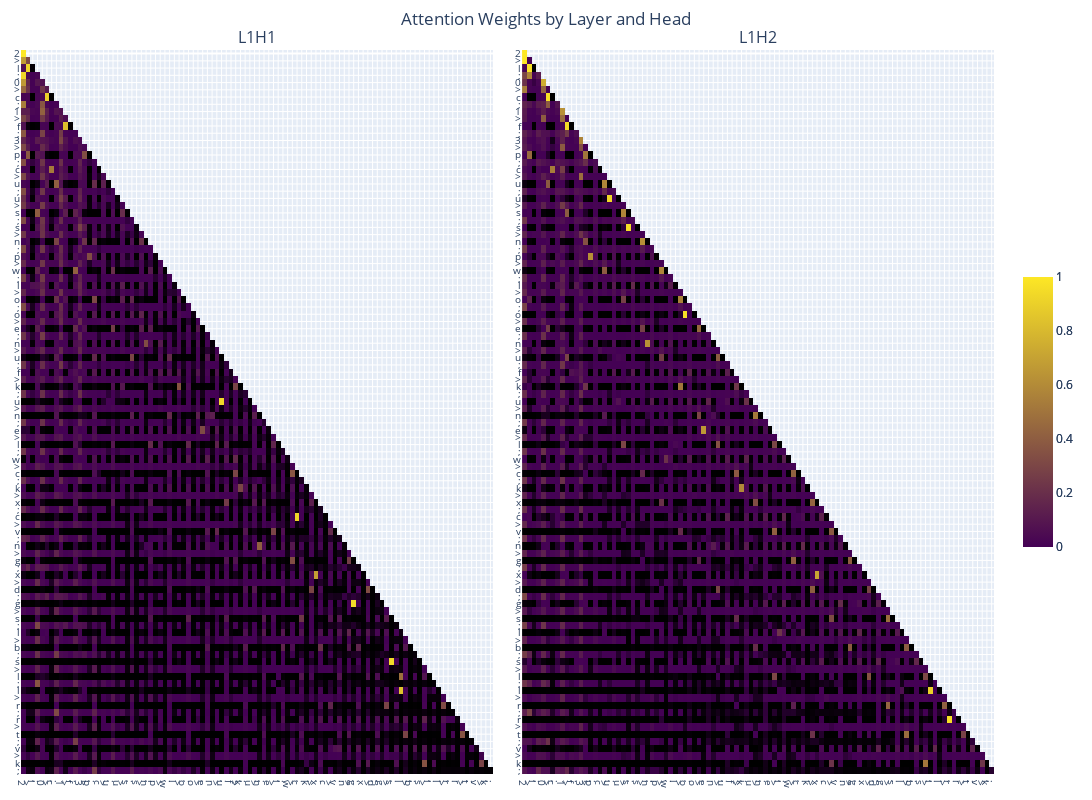

Notebook source saved alongside this figure:
### Markdown cell above
### Layer 1

### Code cell
weights = [attn_weight.detach().cpu().numpy()[0] for attn_weight in attn_weights]
plotly_fig = get_fig(weights, list(prompt), base_height=800, selected_layers=[0], selected_heads=[0, 1], selected_x_toks=list(range(100)), selected_y_toks=list(range(100)))
plotly_fig.write_html("assets/l1_attn_map.html")
plotly_fig.show()

### Figure 1 — Plotly figure (JSON) as saved in the notebook; plotly's stock layout.template omitted (floating-point values rounded to 4 significant figures; data arrays with more than 128 entries replaced by an {"elided": "..."} marker saying what was removed)
{"data": [{"colorbar": {"len": 0.4}, "colorscale": [[0, "black"], [0.001, "rgb(68,1,84)"], [1, "rgb(253,231,37)"]], "type": "heatmap", "x": [0, 1, 2, 3, 4, 5, 6, 7, 8, 9, 10, 11, 12, 13, 14, 15, 16, 17, 18, 19, 20, 21, 22, 23, 24, 25, 26, 27, 28, 29, 30, 31, 32, 33, 34, 35, 36, 37, 38, 39, 40, 41, 42, 43, 44, 45, 46, 47, 48, 49, 50, 51, 52, 53, 54, 55, 56, 57, 58, 59, 60, 61, 62, 63, 64, 65, 66, 67, 68, 69, 70, 71, 72, 73, 74, 75, 76, 77, 78, 79, 80, 81, 82, 83, 84, 85, 86, 87, 88, 89, 90, 91, 92, 93, 94, 95, 96, 97, 98, 99], "xaxis": "x", "y": [0, 1, 2, 3, 4, 5, 6, 7, 8, 9, 10, 11, 12, 13, 14, 15, 16, 17, 18, 19, 20, 21, 22, 23, 24, 25, 26, 27, 28, 29, 30, 31, 32, 33, 34, 35, 36, 37, 38, 39, 40, 41, 42, 43, 44, 45, 46, 47, 48, 49, 50, 51, 52, 53, 54, 55, 56, 57, 58, 59, 60, 61, 62, 63, 64, 65, 66, 67, 68, 69, 70, 71, 72, 73, 74, 75, 76, 77, 78, 79, 80, 81, 82, 83, 84, 85, 86, 87, 88, 89, 90, 91, 92, 93, 94, 95, 96, 97, 98, 99], "yaxis": "y", "z": {"elided": "100x100 float values"}, "zmax": 1, "zmin": 0}, {"colorbar": {"len": 0.4}, "colorscale": [[0, "black"], [0.001, "rgb(68,1,84)"], [1, "rgb(253,231,37)"]], "type": "heatmap", "x": [0, 1, 2, 3, 4, 5, 6, 7, 8, 9, 10, 11, 12, 13, 14, 15, 16, 17, 18, 19, 20, 21, 22, 23, 24, 25, 26, 27, 28, 29, 30, 31, 32, 33, 34, 35, 36, 37, 38, 39, 40, 41, 42, 43, 44, 45, 46, 47, 48, 49, 50, 51, 52, 53, 54, 55, 56, 57, 58, 59, 60, 61, 62, 63, 64, 65, 66, 67, 68, 69, 70, 71, 72, 73, 74, 75, 76, 77, 78, 79, 80, 81, 82, 83, 84, 85, 86, 87, 88, 89, 90, 91, 92, 93, 94, 95, 96, 97, 98, 99], "xaxis": "x2", "y": [0, 1, 2, 3, 4, 5, 6, 7, 8, 9, 10, 11, 12, 13, 14, 15, 16, 17, 18, 19, 20, 21, 22, 23, 24, 25, 26, 27, 28, 29, 30, 31, 32, 33, 34, 35, 36, 37, 38, 39, 40, 41, 42, 43, 44, 45, 46, 47, 48, 49, 50, 51, 52, 53, 54, 55, 56, 57, 58, 59, 60, 61, 62, 63, 64, 65, 66, 67, 68, 69, 70, 71, 72, 73, 74, 75, 76, 77, 78, 79, 80, 81, 82, 83, 84, 85, 86, 87, 88, 89, 90, 91, 92, 93, 94, 95, 96, 97, 98, 99], "yaxis": "y2", "z": {"elided": "100x100 float values"}, "zmax": 1, "zmin": 0}], "layout": {"annotations": [{"font": {"size": 16}, "showarrow": false, "text": "L1H1", "x": 0.2425, "xanchor": "center", "xref": "paper", "y": 1, "yanchor": "bottom", "yref": "paper"}, {"font": {"size": 16}, "showarrow": false, "text": "L1H2", "x": 0.7575, "xanchor": "center", "xref": "paper", "y": 1, "yanchor": "bottom", "yref": "paper"}], "height": 800, "margin": {"b": 20, "l": 20, "r": 20, "t": 50}, "showlegend": false, "title": {"text": "Attention Weights by Layer and Head", "x": 0.5}, "width": 1600, "xaxis": {"anchor": "y", "domain": [0, 0.485], "tickfont": {"size": 10}, "tickmode": "array", "ticktext": ["2", ">", "l", ";", "0", ">", "c", ";", "1", ">", "f", ";", "3", ">", "p", ";", "c", ">", "u", ";", "u", ">", "s", ";", "s", ">", "n", ";", "p", ">", "w", ";", "l", ">", "o", ";", "o", ">", "e", ";", "n", ">", "u", ";", "f", ">", "k", ";", "u", ">", "n", ";", "e", ">", "l", ";", "w", ">", "c", ";", "k", ">", "x", ";", "c", ">", "v", ";", "n", ">", "g", ";", "x", ">", "d", ";", "g", ">", "s", ";", "l", ">", "b", ";", "s", ">", "l", ";", "l", ">", "r", ";", "r", ">", "t", ";", "v", ">", "k", ";"], "tickvals": [0, 1, 2, 3, 4, 5, 6, 7, 8, 9, 10, 11, 12, 13, 14, 15, 16, 17, 18, 19, 20, 21, 22, 23, 24, 25, 26, 27, 28, 29, 30, 31, 32, 33, 34, 35, 36, 37, 38, 39, 40, 41, 42, 43, 44, 45, 46, 47, 48, 49, 50, 51, 52, 53, 54, 55, 56, 57, 58, 59, 60, 61, 62, 63, 64, 65, 66, 67, 68, 69, 70, 71, 72, 73, 74, 75, 76, 77, 78, 79, 80, 81, 82, 83, 84, 85, 86, 87, 88, 89, 90, 91, 92, 93, 94, 95, 96, 97, 98, 99], "type": "linear"}, "xaxis2": {"anchor": "y2", "domain": [0.515, 1], "tickfont": {"size": 10}, "tickmode": "array", "ticktext": ["2", ">", "l", ";", "0", ">", "c", ";", "1", ">", "f", ";", "3", ">", "p", ";", "c", ">", "u", ";", "u", ">", "s", ";", "s", ">", "n", ";", "p", ">", "w", ";", "l", ">", "o", ";", "o", ">", "e", ";", "n", ">", "u", ";", "f", ">", "k", ";", "u", ">", "n", ";", "e", ">", "l", ";", "w", ">", "c", ";", "k", ">", "x", ";", "c", ">", "v", ";", "n", ">", "g", ";", "x", ">", "d", ";", "g", ">", "s", ";", "l", ">", "b", ";", "s", ">", "l", ";", "l", ">", "r", ";", "r", ">", "t", ";", "v", ">", "k", ";"], "tickvals": [0, 1, 2, 3, 4, 5, 6, 7, 8, 9, 10, 11, 12, 13, 14, 15, 16, 17, 18, 19, 20, 21, 22, 23, 24, 25, 26, 27, 28, 29, 30, 31, 32, 33, 34, 35, 36, 37, 38, 39, 40, 41, 42, 43, 44, 45, 46, 47, 48, 49, 50, 51, 52, 53, 54, 55, 56, 57, 58, 59, 60, 61, 62, 63, 64, 65, 66, 67, 68, 69, 70, 71, 72, 73, 74, 75, 76, 77, 78, 79, 80, 81, 82, 83, 84, 85, 86, 87, 88, 89, 90, 91, 92, 93, 94, 95, 96, 97, 98, 99], "type": "linear"}, "yaxis": {"anchor": "x", "autorange": "reversed", "domain": [0, 1], "tickfont": {"size": 10}, "tickmode": "array", "ticktext": ["2", ">", "l", ";", "0", ">", "c", ";", "1", ">", "f", ";", "3", ">", "p", ";", "c", ">", "u", ";", "u", ">", "s", ";", "s", ">", "n", ";", "p", ">", "w", ";", "l", ">", "o", ";", "o", ">", "e", ";", "n", ">", "u", ";", "f", ">", "k", ";", "u", ">", "n", ";", "e", ">", "l", ";", "w", ">", "c", ";", "k", ">", "x", ";", "c", ">", "v", ";", "n", ">", "g", ";", "x", ">", "d", ";", "g", ">", "s", ";", "l", ">", "b", ";", "s", ">", "l", ";", "l", ">", "r", ";", "r", ">", "t", ";", "v", ">", "k", ";"], "tickvals": [0, 1, 2, 3, 4, 5, 6, 7, 8, 9, 10, 11, 12, 13, 14, 15, 16, 17, 18, 19, 20, 21, 22, 23, 24, 25, 26, 27, 28, 29, 30, 31, 32, 33, 34, 35, 36, 37, 38, 39, 40, 41, 42, 43, 44, 45, 46, 47, 48, 49, 50, 51, 52, 53, 54, 55, 56, 57, 58, 59, 60, 61, 62, 63, 64, 65, 66, 67, 68, 69, 70, 71, 72, 73, 74, 75, 76, 77, 78, 79, 80, 81, 82, 83, 84, 85, 86, 87, 88, 89, 90, 91, 92, 93, 94, 95, 96, 97, 98, 99], "type": "linear"}, "yaxis2": {"anchor": "x2", "autorange": "reversed", "domain": [0, 1], "tickfont": {"size": 10}, "tickmode": "array", "ticktext": ["2", ">", "l", ";", "0", ">", "c", ";", "1", ">", "f", ";", "3", ">", "p", ";", "c", ">", "u", ";", "u", ">", "s", ";", "s", ">", "n", ";", "p", ">", "w", ";", "l", ">", "o", ";", "o", ">", "e", ";", "n", ">", "u", ";", "f", ">", "k", ";", "u", ">", "n", ";", "e", ">", "l", ";", "w", ">", "c", ";", "k", ">", "x", ";", "c", ">", "v", ";", "n", ">", "g", ";", "x", ">", "d", ";", "g", ">", "s", ";", "l", ">", "b", ";", "s", ">", "l", ";", "l", ">", "r", ";", "r", ">", "t", ";", "v", ">", "k", ";"], "tickvals": [0, 1, 2, 3, 4, 5, 6, 7, 8, 9, 10, 11, 12, 13, 14, 15, 16, 17, 18, 19, 20, 21, 22, 23, 24, 25, 26, 27, 28, 29, 30, 31, 32, 33, 34, 35, 36, 37, 38, 39, 40, 41, 42, 43, 44, 45, 46, 47, 48, 49, 50, 51, 52, 53, 54, 55, 56, 57, 58, 59, 60, 61, 62, 63, 64, 65, 66, 67, 68, 69, 70, 71, 72, 73, 74, 75, 76, 77, 78, 79, 80, 81, 82, 83, 84, 85, 86, 87, 88, 89, 90, 91, 92, 93, 94, 95, 96, 97, 98, 99], "type": "linear"}}}
